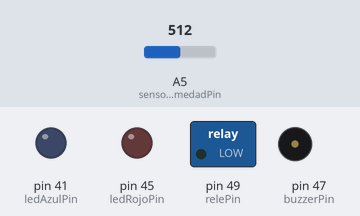
Simulated run of this sketch. Board: Arduino Mega 2560, built with avr-gcc and run on an emulated ATmega2560. On the bench: switched loads named in the sketch (green lamp = pin HIGH), output pins drawn as LEDs (lit = HIGH), buzzer (waves = sounding, pin HIGH). Dashed ring = blinking. The inputs (shaded band) are chosen by the test bench; at power-on: A5 (sensorHumedadPin) = 512. What the sketch prints to the serial monitor is not drawn.

Above: at 5.8 s.
5.9 s: A5 (sensorHumedadPin) set to 221
11.9 s: A5 (sensorHumedadPin) set to 196
At 15.4 s:
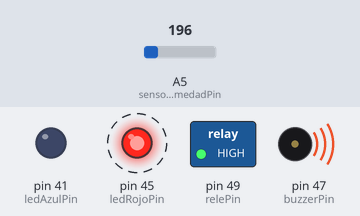
18.0 s: A5 (sensorHumedadPin) set to 900
At 18.6 s:
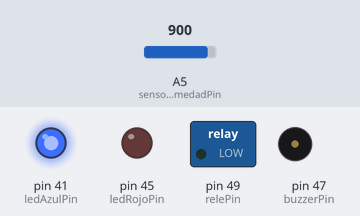
At 28.6 s:
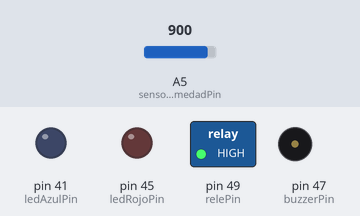
Timing chart, 0 to 30.1 s (numbered marks = the images above; inputs shaded):
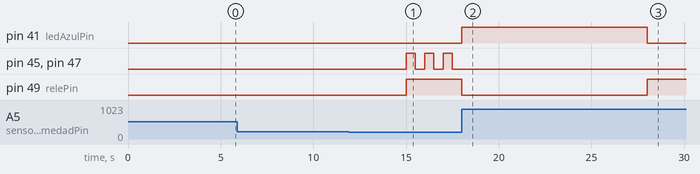

Measured:
- the behaviour switches between 205 and 204 on A5 (sensorHumedadPin) (found by bisection; images 0 and 1)
- after the input at 5.9 s, every drawn part: stays the same
- after the input at 11.9 s, pin 45 (ledRojoPin), pin 47 (buzzerPin): alternates HIGH for 0.50 s and LOW for 0.50 s, starting after 3.1 s; pin 49 (relePin): LOW → HIGH after 3.1 s
- after the input at 18.0 s, pin 41 (ledAzulPin): LOW → HIGH at once, → LOW 10.0 s later; pin 45 (ledRojoPin), pin 47 (buzzerPin): stops changing and stays LOW; pin 49 (relePin): HIGH → LOW at once, → HIGH 10.0 s later

The sketch:

problema4.ino
```cpp
/*  Sistema de riego inteligente  */

const int sensorHumedadPin = A5;
const int ledAzulPin = 41;
const int ledRojoPin = 45;
const int buzzerPin = 47;
const int relePin = 49;

const int humedadBaja = 20;
const int humedadAlta = 80;

void setup() {
  pinMode(ledAzulPin, OUTPUT);
  pinMode(ledRojoPin, OUTPUT);
  pinMode(buzzerPin, OUTPUT);
  pinMode(relePin, OUTPUT);
  pinMode(sensorHumedadPin, INPUT);
  Serial.begin(9600);
}

void loop() {
  int nivelHumedad = analogRead(sensorHumedadPin);
  int porcentajeHumedad = map(nivelHumedad, 0, 1023, 0, 100);

  // Modo de riego si la humedad está por debajo de 20%
  if (porcentajeHumedad < humedadBaja) {
    digitalWrite(relePin, HIGH);
    Serial.println("Alerta: sobre-hidratación detectada.");
    Serial.print(100 - porcentajeHumedad);
    digitalWrite(ledRojoPin, HIGH);
    digitalWrite(buzzerPin, HIGH);
    delay(500);
    digitalWrite(ledRojoPin, LOW);
    digitalWrite(buzzerPin, LOW);
    delay(500);
  }

  // Alerta si la humedad está por encima de 80%
  else if (porcentajeHumedad > humedadAlta) {
    digitalWrite(ledAzulPin, HIGH);
    digitalWrite(relePin, LOW);
    Serial.print("Humedad de la tierra: ");
    Serial.print(100 - porcentajeHumedad);
    Serial.println("%");
    delay(10000);
    digitalWrite(relePin, HIGH);
    digitalWrite(ledAzulPin, LOW);
    Serial.println("Modo IDLE.");
    delay(15000);
  }

  else{ // Modo normal, no hacer nada si la humedad está en rango adecuado
    Serial.print(100 - porcentajeHumedad);
    delay(5000);
    Serial.println("\n");
  }
}
```
